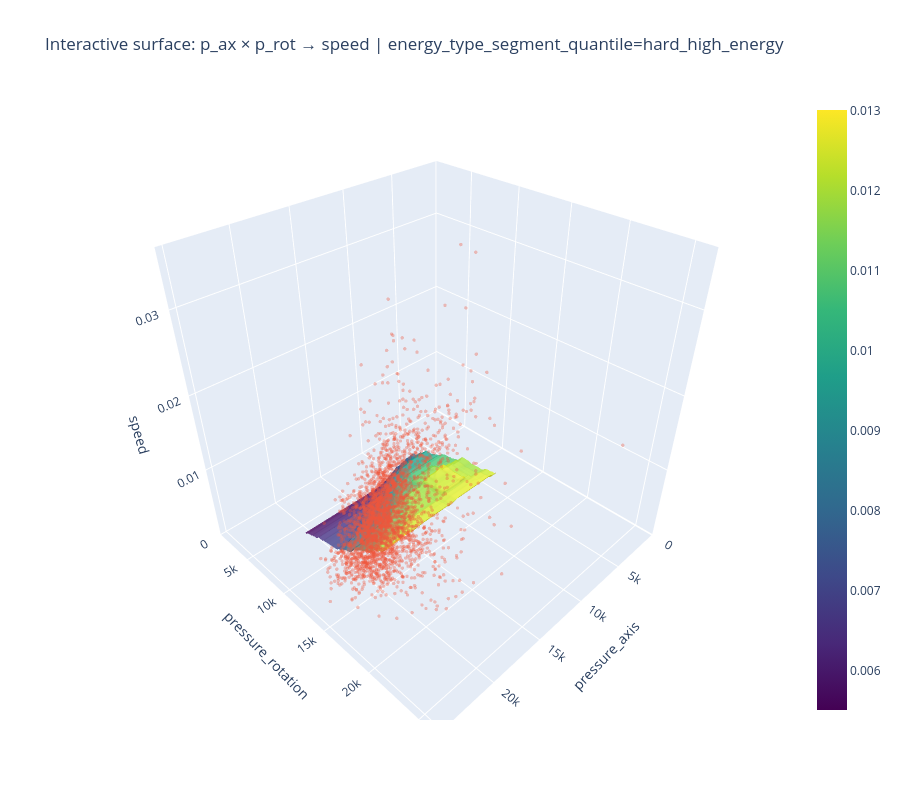

Write notebook code for a chart like this one.
### Markdown cell above
## 15. Plotly 3D surface по выбранному типу и методу

### Code cell
SURFACE_TYPE_COL = "energy_type_segment_quantile"  # можно заменить
SURFACE_TYPE = "hard_high_energy"

surface_train = cluster_df[cluster_df[SURFACE_TYPE_COL] == SURFACE_TYPE].dropna(subset=[
    "pressure_axis", "pressure_rotation", "rotation", "hardness_score_smooth", "speed"
]).copy()

print("Surface type col:", SURFACE_TYPE_COL)
print("Surface type:", SURFACE_TYPE)
print("Rows:", len(surface_train))

surface_features = [
    "pressure_axis",
    "pressure_rotation",
    "rotation",
    "hardness_score_smooth",
    "pressure_balance",
    "axis_over_rot_pressure",
    "rot_pressure_over_axis",
    "rotation_efficiency",
    "energy_input_proxy",
]

surface_model = Pipeline(steps=[
    ("scaler", StandardScaler()),
    ("model", HistGradientBoostingRegressor(
        max_iter=300,
        learning_rate=0.05,
        max_leaf_nodes=31,
        l2_regularization=0.01,
        random_state=RANDOM_STATE,
    ))
])

surface_model.fit(surface_train[surface_features], surface_train["speed"])

fixed_state = surface_train[surface_features].median()

p_ax_grid = np.linspace(
    surface_train["pressure_axis"].quantile(0.05),
    surface_train["pressure_axis"].quantile(0.95),
    60,
)

p_rot_grid = np.linspace(
    surface_train["pressure_rotation"].quantile(0.05),
    surface_train["pressure_rotation"].quantile(0.95),
    60,
)

PA, PR = np.meshgrid(p_ax_grid, p_rot_grid)

grid = pd.DataFrame({
    "pressure_axis": PA.ravel(),
    "pressure_rotation": PR.ravel(),
})

for col in surface_features:
    if col not in grid.columns:
        grid[col] = fixed_state[col]

grid["pressure_balance"] = grid["pressure_axis"] / (grid["pressure_axis"] + grid["pressure_rotation"] + EPS)
grid["axis_over_rot_pressure"] = grid["pressure_axis"] / (grid["pressure_rotation"] + EPS)
grid["rot_pressure_over_axis"] = grid["pressure_rotation"] / (grid["pressure_axis"] + EPS)
grid["rotation_efficiency"] = grid["rotation"] / (grid["pressure_rotation"] + EPS)
grid["energy_input_proxy"] = grid["pressure_axis"] + grid["pressure_rotation"] * grid["rotation"]

Z = surface_model.predict(grid[surface_features]).reshape(PA.shape)

fig = go.Figure()

fig.add_trace(go.Surface(
    x=PA,
    y=PR,
    z=Z,
    colorscale="Viridis",
    opacity=0.85,
    name="predicted surface",
))

sample_points = surface_train.sample(min(3000, len(surface_train)), random_state=RANDOM_STATE)

fig.add_trace(go.Scatter3d(
    x=sample_points["pressure_axis"],
    y=sample_points["pressure_rotation"],
    z=sample_points["speed"],
    mode="markers",
    marker=dict(size=2, opacity=0.35),
    name="observed points",
))

fig.update_layout(
    title=f"Interactive surface: p_ax × p_rot → speed | {SURFACE_TYPE_COL}={SURFACE_TYPE}",
    scene=dict(
        xaxis_title="pressure_axis",
        yaxis_title="pressure_rotation",
        zaxis_title="speed",
    ),
    height=800,
)

fig.show()

### Figure 1 — Plotly figure (JSON) as saved in the notebook; plotly's stock layout.template omitted (floating-point values rounded to 4 significant figures; data arrays with more than 128 entries replaced by an {"elided": "..."} marker saying what was removed)
{"data": [{"colorscale": [[0, "#440154"], [0.1111, "#482878"], [0.2222, "#3e4989"], [0.3333, "#31688e"], [0.4444, "#26828e"], [0.5556, "#1f9e89"], [0.6667, "#35b779"], [0.7778, "#6ece58"], [0.8889, "#b5de2b"], [1, "#fde725"]], "name": "predicted surface", "opacity": 0.85, "type": "surface", "x": {"elided": "60x60 float values"}, "y": {"elided": "60x60 float values"}, "z": {"elided": "60x60 float values"}}, {"marker": {"opacity": 0.35, "size": 2}, "mode": "markers", "name": "observed points", "type": "scatter3d", "x": {"elided": "3000 int values"}, "y": {"elided": "3000 int values"}, "z": {"elided": "3000 float values"}}], "layout": {"height": 800, "scene": {"xaxis": {"title": {"text": "pressure_axis"}}, "yaxis": {"title": {"text": "pressure_rotation"}}, "zaxis": {"title": {"text": "speed"}}}, "title": {"text": "Interactive surface: p_ax × p_rot → speed | energy_type_segment_quantile=hard_high_energy"}}}
